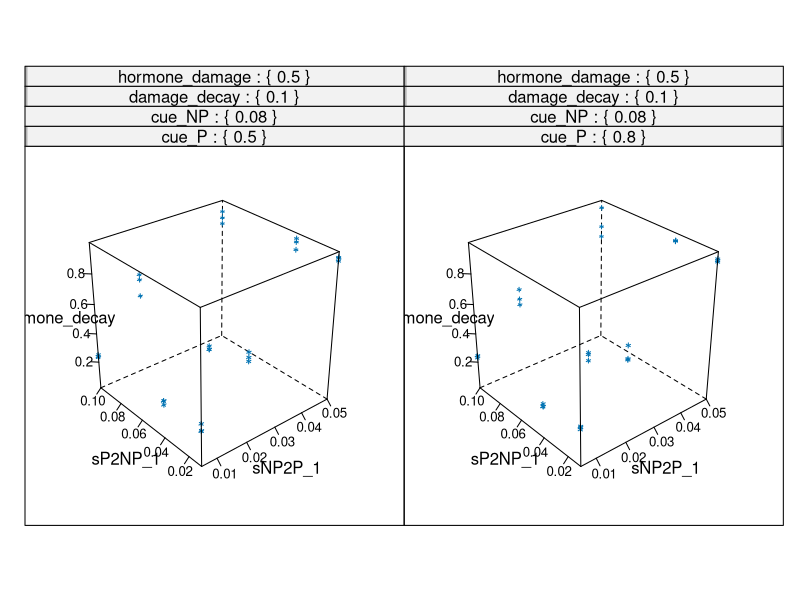
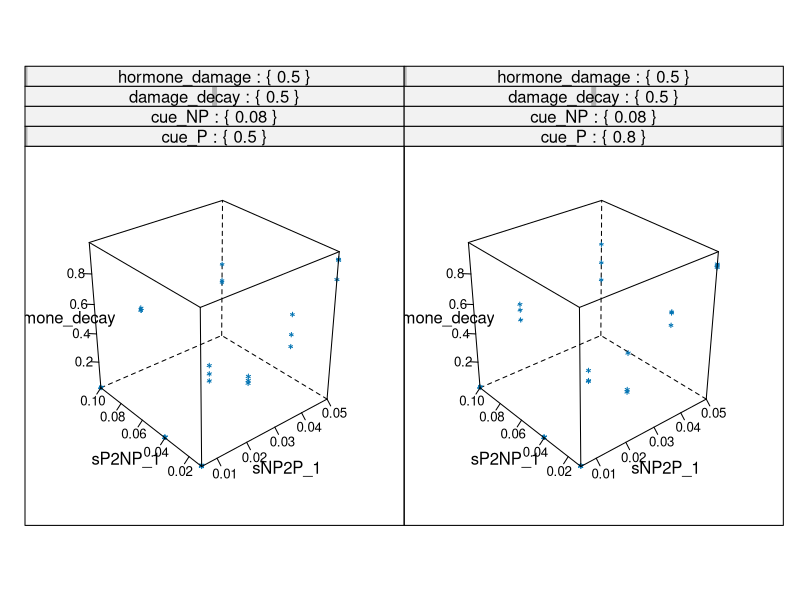
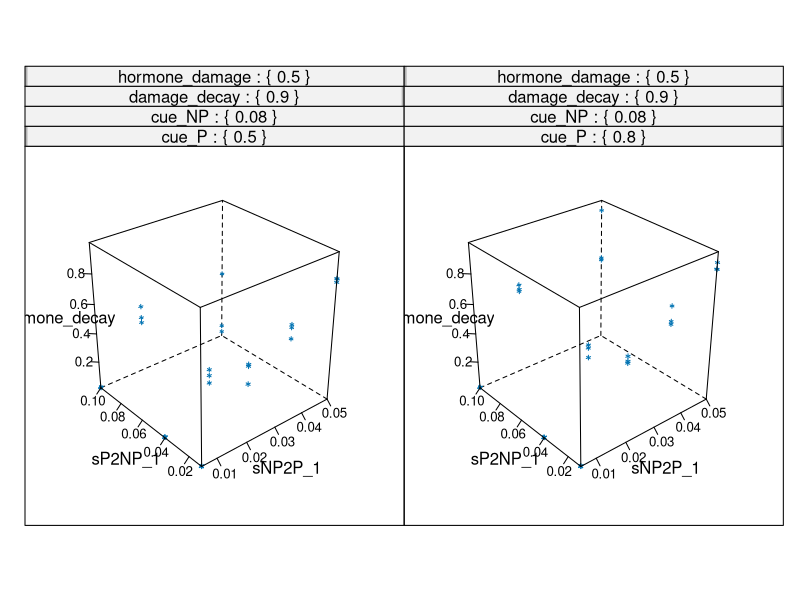
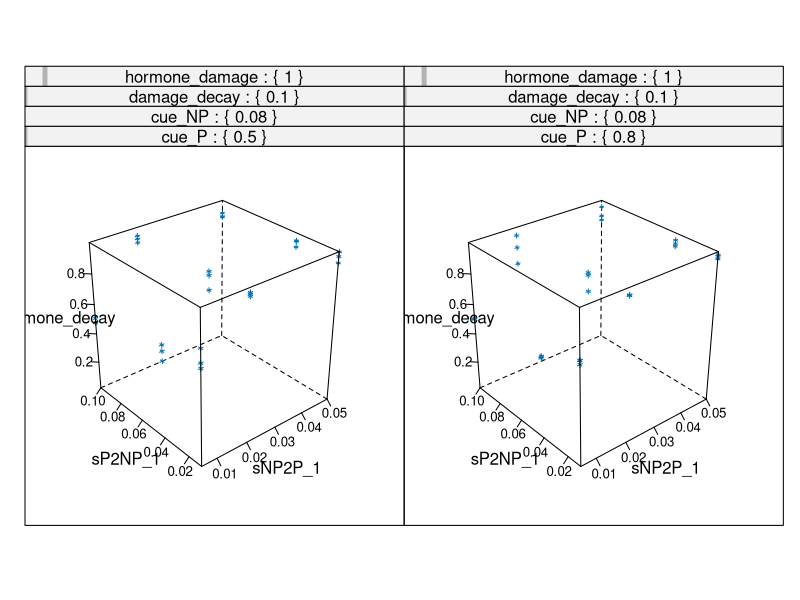
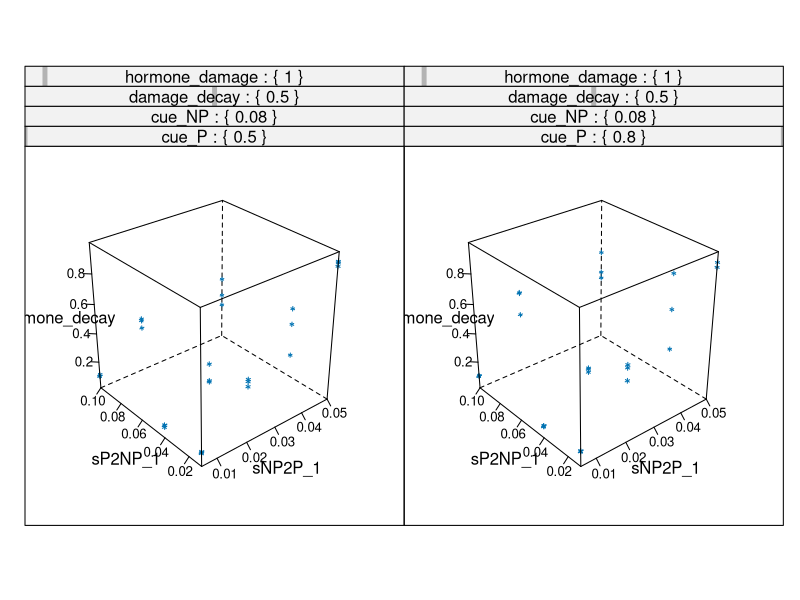
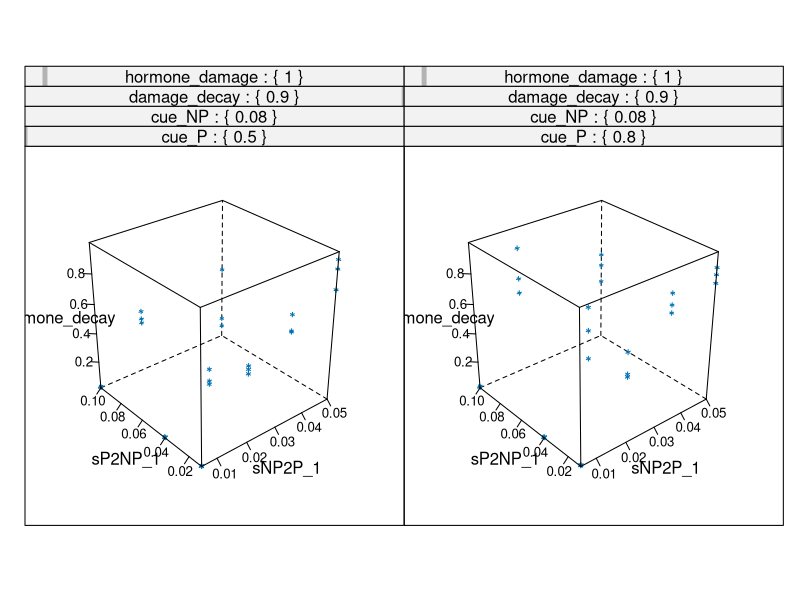
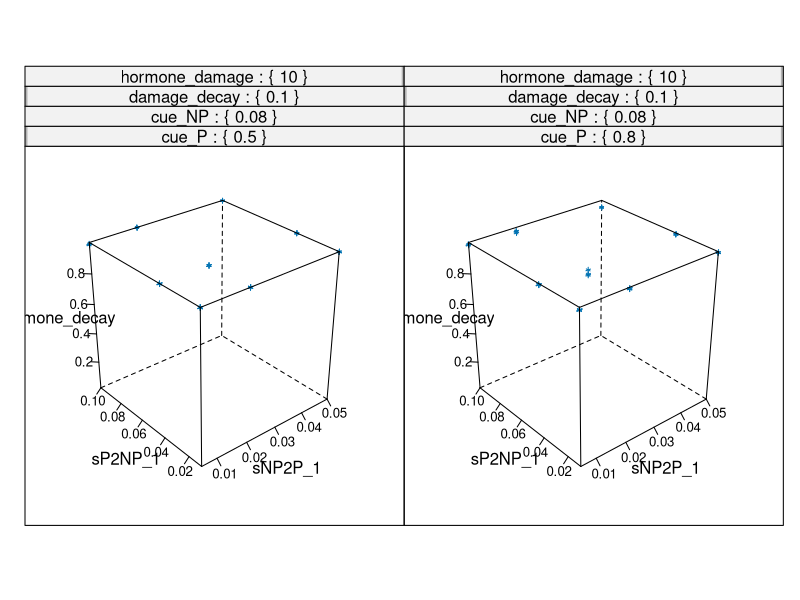
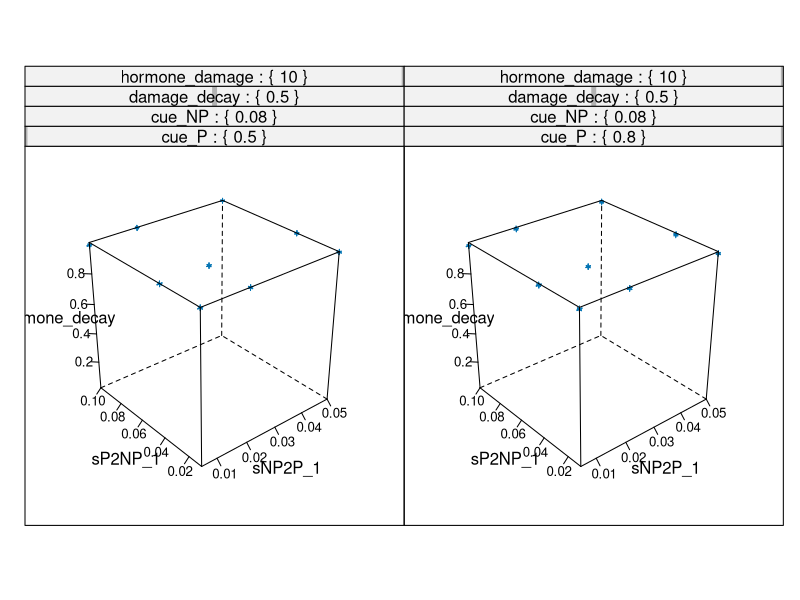

These charts were generated, in order, by the following R code: (Note: this script raises an error after producing the figures.)
library("lattice")

the.data <- read.table("../../data/summary_stress.csv"
                       ,sep=";"
                       ,header=T)


the.names <- names(the.data)
the.names[the.names == "r"] <- "damage_decay"
the.names[the.names == "u"] <- "hormone_damage"
the.names[the.names == "mean_feedback"] <- "hormone_decay"

names(the.data) <- the.names

print(the.names)

str(the.data)

pdf("feedback_vary_autocorr.pdf")
print(
      cloud(
             hormone_decay ~ sNP2P_1 + sP2NP_1 | cue_P * cue_NP * damage_decay * hormone_damage
             ,data=the.data
             ,strip=function(strip.levels,...) { strip.default(strip.levels=T,...) }
             ,default.scales=list(arrows=F)
             )
      )
dev.off()


pdf("influx_vary_autocorr.pdf")
print(
      cloud(
             (mean_stress_influx - mean_influx) ~ sNP2P_1 + sP2NP_1 | cue_P * cue_NP * damage_decay * hormone_damage
             ,data=the.data
             ,auto.key=T
             ,pch=21
             ,strip=function(strip.levels,...) { strip.default(strip.levels=T,...) }
             ,default.scales=list(arrows=F)
             )
      )
dev.off()

# create dataset that has 30 timepoints
time.data <- NULL

nrep <- 3

for (row_i in seq(1,nrow(the.data),1))
{
    # get hormone level
    mean_hormone <- the.data[row_i,"mean_hormone"]
    var_hormone <- the.data[row_i,"var_hormone"]

    influx <- the.data[row_i,"mean_influx"]
    var_influx <- the.data[row_i,"var_influx"]

    stress_influx <- the.data[row_i,"stress_influx"]
    var_stress_influx <- the.data[row_i,"var_stress_influx"]

    hormone_decay <- the.data[row_i,"hormone_decay"]
    var_hormone_decay <- the.data[row_i,"var_feedback"]

    sNP2P_1 <- the.data[row_i,"sNP2P_1"]
    sP2NP_1 <- the.data[row_i,"sP2NP_1"]
    cue_P <- the.data[row_i,"cue_P"] 
    cue_NP <-the.data[row_i,"cue_NP"]
    damage_decay <- the.data[row_i,"damage_decay"]
    hormone_damage <- the.data[row_i,"hormone_damage"]

    zt_vals <- rnorm(n=nrep
                     ,mean=mean_hormone
                     ,sd=sqrt(var_hormone))

    decay_vals <- rnorm(n=nrep
                        ,mean=hormone_decay
                        ,sd=sqrt(var_hormone_decay))

    influx_vals <- rnorm(n=nrep
                         ,mean=influx
                         ,sd=sqrt(var_influx))

    stress_influx_vals <- rnorm(n=nrep
                                ,mean=stress_influx
                                ,sd=sqrt(var_stress_influx))

    for (i in seq(1,nrep,1))
    {
        stress_tplus1 = 0

        stress_t = zt_vals[[i]]

        for (t in range(0,30))
        {
            stress_tplus1 = stress_t * (1.0 - decay_vals[[i]]) + influx_vals[[i]]

            if (t == 10)
            {
                stress_tplus1 == stress_tplus1 + stress_influx_vals[[i]]
            }

            the_list <- list(
                             "sNP2P_1"=sNP2P_1
                             ,"sP2NP_1"=sP2NP_1
                             ,"cue_P"=cue_P
                             ,"cue_NP"=cue_NP
                             ,"damage_decay"=damage_decay
                             ,"hormone_damage"=hormone_damage
                             ,"replicate"=i
                             ,"time"=t
                             ,"stress"=stress_tplus1)

            stress_t <- stress_tplus1

            time.data <- rbind(time.data,the_list)
        }
    }
}


pdf("lines_stress.pdf")
print(xyplot(
             stress ~ t | sNP2P_1 * sP2NP_1 * cue_P * cue_NP * damage_decay * hormone_damage
             ,data=time.data
             ,groups=replicate
             ,strip=function(strip.levels,...) { strip.default(strip.levels=T,...) }
             ))
dev.off()


